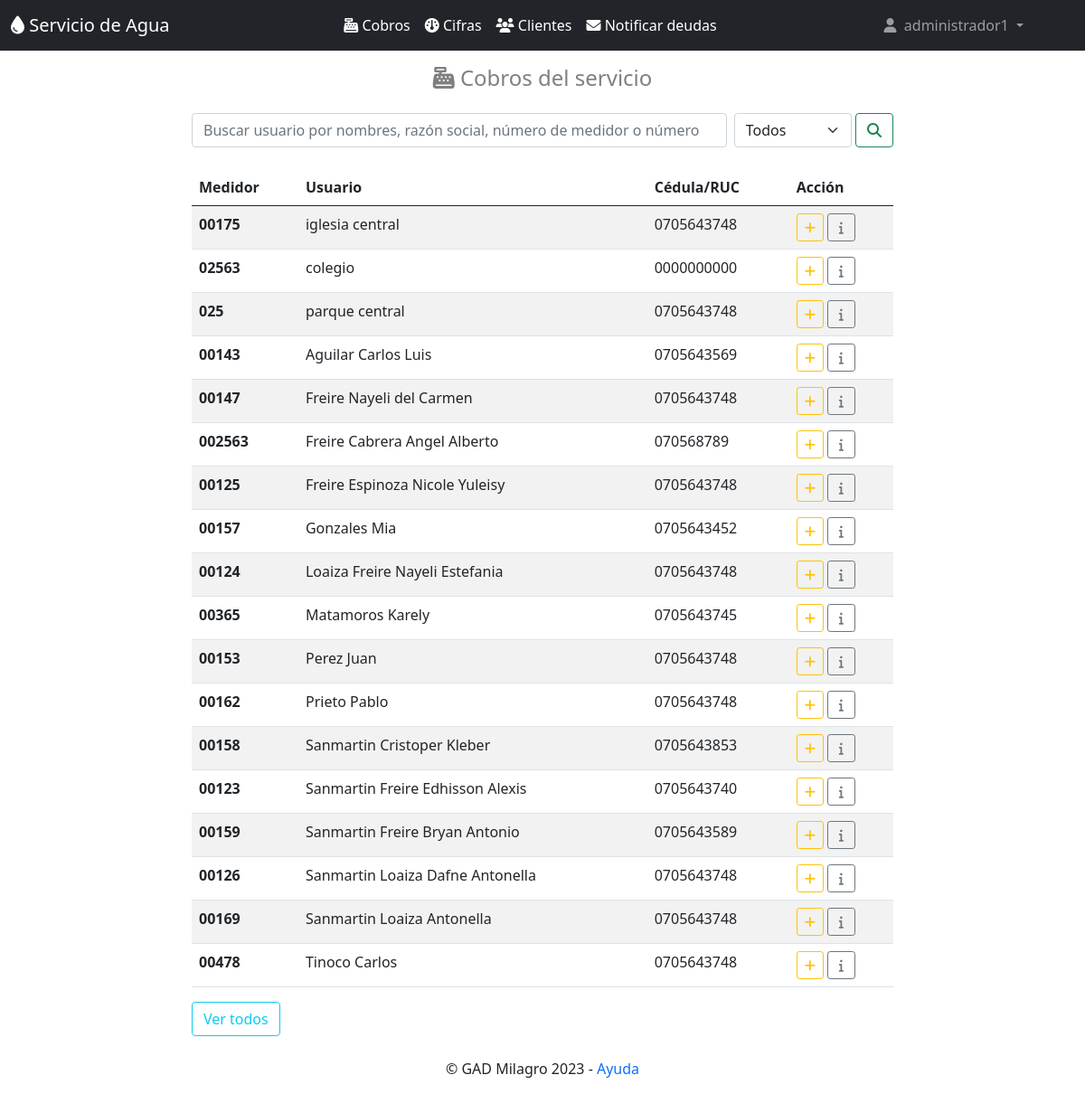
Page /cobros/ (signed in) on the committed database.
### clientes/models.py (models this page shows, shortened)
class Cliente(models.Model):
    nombres=models.CharField(max_length=50)
    apellidos=models.CharField(max_length=30,null=True, blank=True)
    detalle=models.CharField(max_length=30,null=True, blank=True)
    medidor=models.CharField(max_length=10, unique=True)
    cedula=models.CharField(max_length=15)
    email=models.EmailField()
    direccion=models.CharField(max_length=50,null=True, blank=True)
    celular=models.CharField(max_length=10,null=True, blank=True)
    deuda=models.CharField(max_length=1, choices=deuda, default='n',null=True, blank=True)
    ultima_cifra=models.CharField(max_length=30,default='null',null=True, blank=True)
    class Meta:
        db_table = 'cliente'
        verbose_name = 'Cliente'
        verbose_name_plural = 'clientes'
        ordering = ['apellidos']

### cobros/views.py (the view)
# urls.py: path('cobros/',mostrar_clientes),
def mostrar_clientes(request):
    busqueda = request.GET.get("buscar")
    filtro = request.GET.get("filtro")
    try:
        clientes = Cliente.objects.all()
    except Cliente.DoesNotExist:
                raise Http404
    date = datetime.date.today()
    año = date.strftime("%Y")
    mes = date.strftime("%B")
    fecha = mes+año
    try:
        if str(busqueda) and (str(filtro)=='1' or str(filtro)=='2'):
            if str(filtro) == '1':
                    clientes = Cliente.objects.filter(
                        Q(deuda__icontains = 's')).filter(
                        Q(nombres__icontains = busqueda) |
                        Q(apellidos__icontains = busqueda)|
                        Q(medidor__icontains = busqueda) |
                        Q(cedula__icontains = busqueda)
                    ).distinct()
                    messages.success(request, "Los resultados para la busqueda '"+busqueda+"' y el filtro 'Deudas pendientes' son:")
            if str(filtro) == '2':
                clientes = Cliente.objects.filter(
                    Q(deuda__icontains = 'n')).filter(
                    Q(nombres__icontains = busqueda) |
                    Q(apellidos__icontains = busqueda)|
                    Q(medidor__icontains = busqueda) |
                    Q(cedula__icontains = busqueda)
                ).distinct()
                messages.success(request, "Los resultados para la busqueda '"+busqueda+"' y el filtro 'Usuarios cancelados' son:")
        else:
            if filtro:
                if str(filtro) == '1':
                    clientes = Cliente.objects.filter(
                        Q(deuda__icontains = 's')).distinct()
                    messages.success(request, "Los usuarios con deudas pendientes son: ")
                if str(filtro) == '2':
                    clientes = Cliente.objects.filter(
                        Q(deuda__icontains = 'n')).distinct()
                    messages.success(request, "Los usuarios que han cancelado son: ")
            if busqueda:
                messages.success(request, " Los resultados encontrados para la busqueda '"+busqueda+"' son:")
                clientes = Cliente.objects.filter(
                    Q(nombres__icontains = busqueda) |
                    Q(apellidos__icontains = busqueda)|
                    Q(medidor__icontains = busqueda) |
                    Q(cedula__icontains = busqueda)
                ).distinct()
    except Cliente.DoesNotExist:
        raise Http404
    return render(request, "cobros.html", {"clientes": clientes,"fecha":fecha})

### templates/cobros.html (shortened to what this page needs)
{% extends "home.html" %}
{% block content %}
<div class="container mb-1 " style="max-width: 800px;">
    <h4 class="text-black-50 text-center py-3"><i class="fa-solid fa-cash-register"></i> Cobros del servicio</h4>
</div>
<div class="container " style="max-width: 800px;">
    <form class="d-flex" method="GET">
        <input class="form-control me-2" type="search" placeholder="Buscar usuario por nombres, razón social, número de medidor o número de cédula" aria-label="Search" name="buscar" value="">
        <select name="filtro" style="max-width: 130px;" class="form-select" aria-label="Default select example">
            <option selected>Todos</option>
        </select>&nbsp;
        <button title="Realizar la búsqueda" class="btn btn-outline-success" type="submit"><i class="fa-solid fa-magnifying-glass"></i></button>
    </form>
</div>
<div class="container py-4" style="max-width: 800px;">
    <table class="table table-responsive table-striped">
        <thead>
            <tr>
                <th>Medidor</th>
                <th>Usuario</th>
                <th>Cédula/RUC</th>
                <th>Acción</th>
            </tr>
        </thead>
        <tbody>
            {% for cliente in clientes %}
                {% if cliente.detalle != 'eliminado' %}
                    <tr>
                    <th scope="row">{{ cliente.medidor }}</th>
                        <td>{% if cliente.apellidos == None %}  {% else %} {{ cliente.apellidos }} {% endif %}{{ cliente.nombres }}</td>
                        <td>{{ cliente.cedula }}</td>
                        <td>
                            {% if cliente.ultima_cifra == fecha %}
                                {% if cliente.deuda == 's' %}
                                    <a title="Generar valores a pagar" class="btn btn-sm btn-success" href="/calcularcobro/{{cliente.id}}">&nbsp;<i class="fa-solid fa-dollar-sign"></i>&nbsp;</a>
                                {% else %}
                                    <a title="Ver registro de valores cancelados" class="btn btn-sm btn-outline-primary" href="/calcularcobro/{{cliente.id}}">&nbsp;<i class="fa-solid fa-eye"></i>&nbsp;</a>
                                {% endif %}
                            {% else %}
                                <a title="Ingresar cifra" class="btn btn-sm btn-outline-warning " href="/ingresarcifra/{{cliente.id}}"> <i class="fa-solid fa-plus"></i> </a>
                                <a title="Valores desactualizados" class="btn btn-sm btn-outline-secondary " href="/calcularcobro/{{cliente.id}}">&nbsp;<i class="fa-solid fa-info"></i>&nbsp;</a>
                            {% endif %}
                        </td>
                    </tr>
                {% endif %}
            {% endfor %}
            </tbody>
    </table>
    <a class="btn btn-outline-info" href="/cobros">Ver todos</a> &nbsp;&nbsp;
</div>
{% endblock %}

### templates/home.html (shortened to what this page needs)
<!doctype html>
<html lang="es">
    <head>
        <link href="https://cdn.jsdelivr.net/npm/bootstrap@5.0.2/dist/css/bootstrap.min.css" rel="stylesheet">
        <link href="https://cdnjs.cloudflare.com/ajax/libs/font-awesome/6.2.1/css/all.min.css" rel="stylesheet">
        {% load static %}
    </head>
    <body >
        {% if user.is_authenticated %}
            <nav class="navbar navbar-expand-lg navbar-dark bg-dark " >
                <div class="container-fluid">
                        <a title="Página principal" class="navbar-brand" href="/">
                            <i class="fa-sharp fa-solid fa-droplet"></i> Servicio de Agua</a>
                    <div class="collapse navbar-collapse" id="navbarSupportedContent">
                        <ul class="navbar-nav ms-auto mb-2 mb-lg-0">
                            <li class="nav-item">
                                <a title="Realizar cobros del servicio" class="nav-item nav-link active" href="/cobros"><i class="fa-solid fa-cash-register"></i> Cobros</a>
                            </li>
                            <li class="nav-item ">
                                <a title="Ingresar cifras de consumo" class="nav-item nav-link active" href="/cifras"><i class="fa-solid fa-gauge"></i> Cifras</a>
                            </li>
                            <li class="nav-item">
                                <a title="Clientes del servicio" class="nav-item nav-link active" href="/clientes"><i class="fa-solid fa-users"></i> Clientes</a>
                            </li>
                            <li class="nav-item dropdown">
                                <a title="Notificar deudas de usuarios" class="nav-item nav-link active" href="/notificaciones"><i class="fa-solid fa-envelope"></i> Notificar deudas</a>
                            </li>
                        </ul>
                        <ul class="navbar-nav ms-auto   mb-2 mb-lg-0">
                            <li class="nav-item dropdown">
                                <a class="nav-link dropdown-toggle" href="#" id="navbarDarkDropdownMenuLink" role="button" data-bs-toggle="dropdown" aria-expanded="false">
                                    <i class="fa-solid fa-user"></i> &nbsp;{{ user }}
                                </a>
                            </li>
                        </ul>
                    </div>
                </div>
            </nav>
            {% block content %}{% endblock %}
        {% else %}
                            {% load static %}
        {% endif %}
        <p class="text-center">© GAD Milagro 2023 {% if user.is_authenticated %}- <span><a href="https://drive.google.com/file/d/16-8JYegC2xnaQnbSgStOgYeFJUycr0b_/view?usp=share_link" class="enlace-sin-subrayado" style="margin-left" target="_blank"> Ayuda</a></span>{% endif %}</p>
  </body>
</html>

### templates/home.html (style rules this page uses)
.enlace-sin-subrayado { text-decoration: none; }

### rows in the picture
Cliente: medidor "00175", nombres "iglesia central", cedula "0705643748"
Cliente: medidor "02563", nombres "colegio", cedula "0000000000"
Cliente: medidor "025", nombres "parque central", cedula "0705643748"
Cliente: medidor "00143", apellidos "Aguilar", nombres "Carlos Luis", cedula "0705643569"
Cliente: medidor "00147", apellidos "Freire", nombres "Nayeli del Carmen", cedula "0705643748"
Cliente: medidor "002563", apellidos "Freire Cabrera", nombres "Angel Alberto", cedula "070568789"
Cliente: medidor "00125", apellidos "Freire Espinoza", nombres "Nicole Yuleisy", cedula "0705643748"
Cliente: medidor "00157", apellidos "Gonzales", nombres "Mia", cedula "0705643452"
Cliente: medidor "00124", apellidos "Loaiza Freire", nombres "Nayeli Estefania", cedula "0705643748"
Cliente: medidor "00365", apellidos "Matamoros", nombres "Karely", cedula "0705643745"
Cliente: medidor "00153", apellidos "Perez", nombres "Juan", cedula "0705643748"
Cliente: medidor "00162", apellidos "Prieto", nombres "Pablo", cedula "0705643748"
Cliente: medidor "00158", apellidos "Sanmartin", nombres "Cristoper Kleber", cedula "0705643853"
Cliente: medidor "00123", apellidos "Sanmartin Freire", nombres "Edhisson Alexis", cedula "0705643740"
Cliente: medidor "00159", apellidos "Sanmartin Freire", nombres "Bryan Antonio", cedula "0705643589"
Cliente: medidor "00126", apellidos "Sanmartin Loaiza", nombres "Dafne Antonella", cedula "0705643748"
Cliente: medidor "00169", apellidos "Sanmartin Loaiza", nombres "Antonella", cedula "0705643748"
Cliente: medidor "00478", apellidos "Tinoco", nombres "Carlos", cedula "0705643748"

### other values in the picture
{{ user }} "administrador1"
